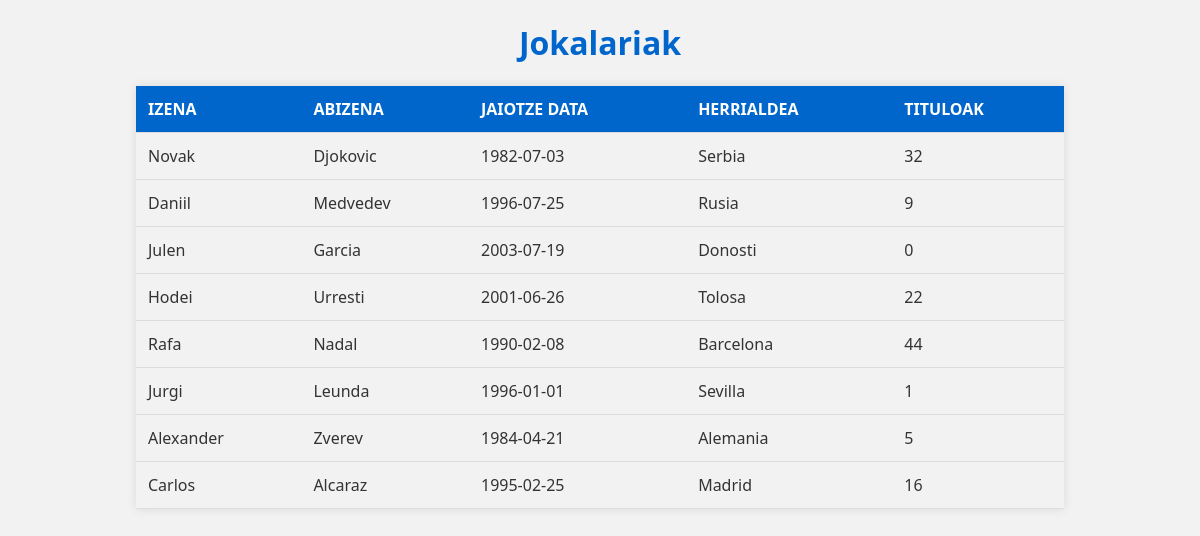
Screenshot of /tenis/jokalariak.php with the database file from the repository.
### tables this page shows
CREATE TABLE `jokalaria` (
  `nan` char(9) NOT NULL,
  `izena` varchar(45) NOT NULL,
  `abizena` varchar(45) NOT NULL,
  `herria` varchar(45) NOT NULL,
  `jaiotze_data` date NOT NULL,
  `tituluak` int(11) NOT NULL,
  `erabiltzailea` varchar(45) NOT NULL,
  `pasahitza` varchar(45) NOT NULL
);

### tenis/jokalariak.php (the view, shortened to what this page needs)
<?php
include 'konexioa.php';
$jokalariak = "SELECT * FROM jokalaria";
$result = $conn->query($jokalariak);
?>
<!DOCTYPE html>
<html lang="es">
<head>
</head>
<body>
    <h1>Jokalariak</h1>
    <?php
    if ($result->num_rows > 0) {
        echo "<table>
                <tr>
                    <th>IZENA</th>
                    <th>ABIZENA</th>
                    <th>JAIOTZE DATA</th>
                    <th>HERRIALDEA</th>
                    <th>TITULOAK</th>
                </tr>";
        while ($row = $result->fetch_assoc()) {
            echo "<tr>
                    <td>" . $row["izena"] . "</td>
                    <td>" . $row["abizena"] . "</td>
                    <td>" . $row["jaiotze_data"] . "</td>
                    <td>" . $row["herria"] . "</td>
                    <td>" . $row["tituluak"] . "</td>
                </tr>";
        }
        echo "</table>";
    }
    ?>
</body>
</html>

### tenis/jokalariak.php (style rules this page uses)
body { font-family: 'Segoe UI', Tahoma, Geneva, Verdana, sans-serif; background-color: #f2f2f2; color: #333; margin: 20px; text-align: center; }
h1, h2 { color: #0066cc; text-align: center; }
table { width: 80%; margin: 20px auto; border-collapse: collapse; box-shadow: 0 0 10px rgba(0, 0, 0, 0.1); }
th, td { padding: 12px; text-align: left; border-bottom: 1px solid #ddd; }
th { background-color: #0066cc; color: white; }

### rows the page displays
jokalaria: izena "Novak", abizena "Djokovic", jaiotze_data "1982-07-03", herria "Serbia", tituluak "32"
jokalaria: izena "Daniil", abizena "Medvedev", jaiotze_data "1996-07-25", herria "Rusia", tituluak "9"
jokalaria: izena "Julen", abizena "Garcia", jaiotze_data "2003-07-19", herria "Donosti", tituluak "0"
jokalaria: izena "Hodei", abizena "Urresti", jaiotze_data "2001-06-26", herria "Tolosa", tituluak "22"
jokalaria: izena "Rafa", abizena "Nadal", jaiotze_data "1990-02-08", herria "Barcelona", tituluak "44"
jokalaria: izena "Jurgi", abizena "Leunda", jaiotze_data "1996-01-01", herria "Sevilla", tituluak "1"
jokalaria: izena "Alexander", abizena "Zverev", jaiotze_data "1984-04-21", herria "Alemania", tituluak "5"
jokalaria: izena "Carlos", abizena "Alcaraz", jaiotze_data "1995-02-25", herria "Madrid", tituluak "16"
